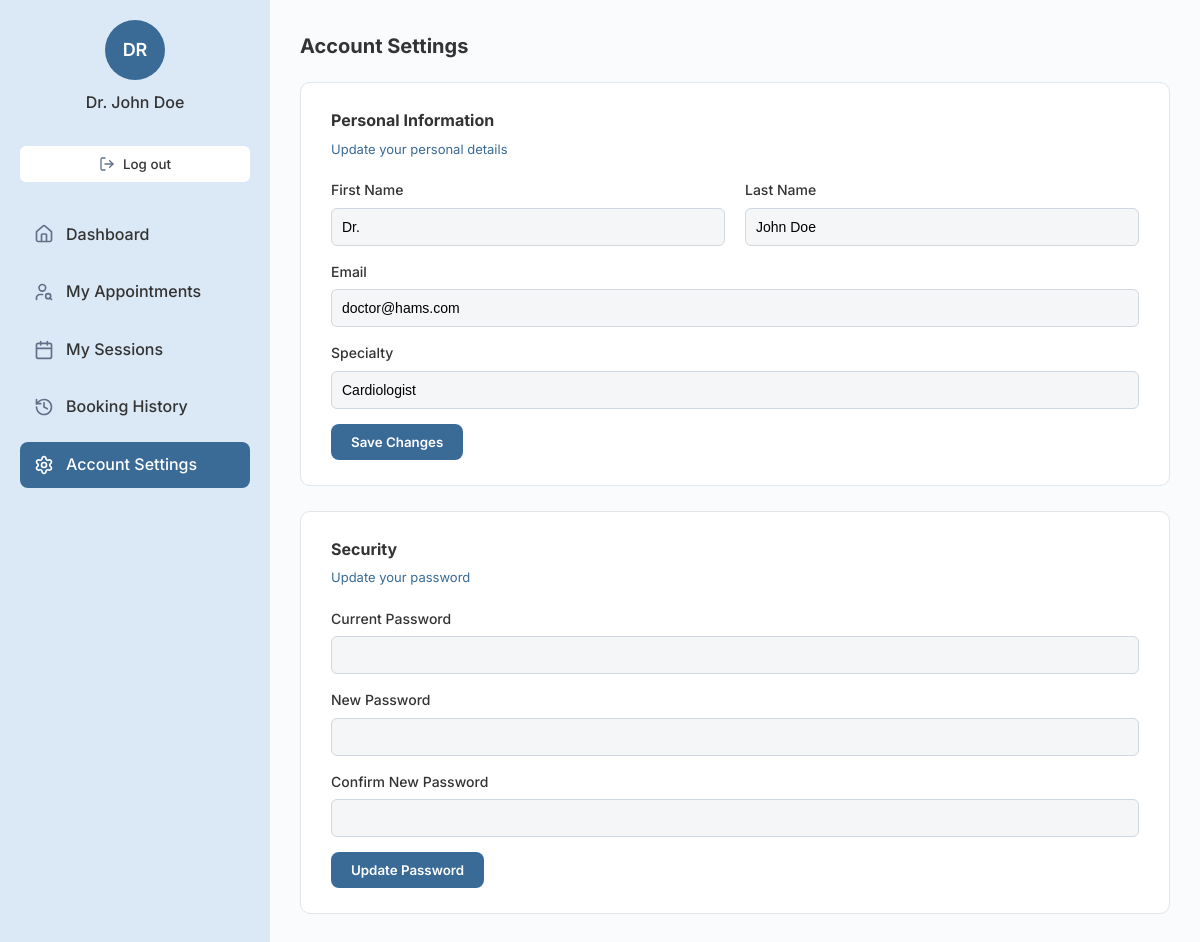
The app's page /public/doctor/doctors_settings.php (signed in) with its own data.
### tables this page shows
CREATE TABLE doctor (
  docid INT AUTO_INCREMENT PRIMARY KEY,
  name VARCHAR(100),
  email VARCHAR(255) UNIQUE,
  password VARCHAR(255),
  specialty VARCHAR(100) DEFAULT 'General Practitioner'
);

### public/doctor/doctors_settings.php (called while the page is built)
<?php
require_once __DIR__ . '/../../app/Views/doctor/doctors_settings.php';

### app/Views/doctor/doctors_settings.php (the view, shortened to what this page needs)
<?php
$doctor_name = $_SESSION['name'] ?? 'Doctor Name';
$avatar = strtoupper(substr($doctor_name, 0, 2));
?>
<!DOCTYPE html>
<html lang="en">
<head>
  <link rel="stylesheet" href="/HAMS/public/css/doctor/doctor_settings.css" />
  <link rel="stylesheet" href="/HAMS/public/css/global.css" />
  <link rel="stylesheet" href="/HAMS/public/css/sidebar.css" />
</head>
<body>
  <div class="container">
    <aside class="sidebar">
      <div class="profile">
        <div class="avatar"><?php echo htmlspecialchars($avatar); ?></div>
        <h2><?php echo htmlspecialchars($doctor_name); ?></h2>
      </div>
      <button class="logout-btn" onclick="window.location.href='/HAMS/public/actions/auth/logout.php'">
        <img src="/HAMS/public/assets/icons/patientsDashboard/logout.svg" alt="logout icon">
        Log out
      </button>
      <nav class="menu">
        <a href="./doctor_dashboard.php" class="menu-item">
          <img src="/HAMS/public/assets/icons/patientsDashboard/Home.svg" alt="home icon">
          Dashboard
        </a>
        <a href="./doctor_myAppointments.php" class="menu-item">
          <img src="/HAMS/public/assets/icons/patientsDashboard/findDoctor.svg" alt="appointments icon">
          My Appointments
        </a>
        <a href="./doctor_mySessions.php" class="menu-item">
          <img src="/HAMS/public/assets/icons/patientsDashboard/myConsultation.svg" alt="sessions icon">
          My Sessions
        </a>
        <a href="./doctor_bookingHistory.php" class="menu-item">
          <img src="/HAMS/public/assets/icons/patientsDashboard/bookingHistory.svg" alt="history icon">
          Booking History
        </a>
        <a href="./doctors_settings.php" class="menu-item active">
          <img src="/HAMS/public/assets/icons/patientsDashboard/setting.svg" alt="settings icon">
          Account Settings
        </a>
      </nav>
    </aside>
    <main class="main-content">
      <h1>Account Settings</h1>
      <?php
      require_once __DIR__ . '/../../Models/db_connect.php';
      $docid = intval($_SESSION['user_id']);
      $doc = [ 'name' => $doctor_name, 'email' => '', 'specialty' => '' ];
      if ($stmt = $conn->prepare('SELECT name, email, specialty FROM doctor WHERE docid = ? LIMIT 1')) {
        $stmt->bind_param('i', $docid);
        $stmt->execute();
        $res = $stmt->get_result();
        if ($res && $row = $res->fetch_assoc()) {
          $doc = array_merge($doc, $row);
        }
      }
    $parts = explode(' ', $doc['name'], 2);
      $first = $parts[0] ?? '';
      $last = $parts[1] ?? '';
      ?>
      <section class="settings-section">
        <h2>Personal Information</h2>
        <p class="section-subtitle">Update your personal details</p>
        <form method="post" action="/HAMS/public/actions/doctor/update_doctor_profile.php">
          <div class="form-row">
            <div class="form-group">
              <label for="first-name">First Name</label>
              <input type="text" id="first-name" name="first_name" value="<?php echo htmlspecialchars($first); ?>">
            </div>
            <div class="form-group">
              <label for="last-name">Last Name</label>
              <input type="text" id="last-name" name="last_name" value="<?php echo htmlspecialchars($last); ?>">
            </div>
          </div>
          <div class="form-group">
            <label for="email">Email</label>
            <input type="email" id="email" name="email" value="<?php echo htmlspecialchars($doc['email']); ?>">
          </div>
          <div class="form-group">
            <label for="specialty">Specialty</label>
            <input type="text" id="specialty" name="specialty" value="<?php echo htmlspecialchars($doc['specialty']); ?>">
          </div>
          <button type="submit" class="save-btn">Save Changes</button>
        </form>
      </section>
      <section class="settings-section">
        <h2>Security</h2>
        <p class="section-subtitle">Update your password</p>
        <form method="post" action="/HAMS/public/actions/doctor/update_doctor_profile.php">
          <div class="form-group">
            <label for="current-password">Current Password</label>
            <input type="password" id="current-password" name="current_password" required>
          </div>
          <div class="form-group">
            <label for="new-password">New Password</label>
            <input type="password" id="new-password" name="new_password" required>
          </div>
          <div class="form-group">
            <label for="confirm-password">Confirm New Password</label>
            <input type="password" id="confirm-password" name="confirm_password" required>
          </div>
          <button type="submit" class="save-btn">Update Password</button>
        </form>
      </section>
    </main>
  </div>
</body>
</html>

### public/css/doctor/doctor_settings.css (style rules this page uses)
.container { display: flex; height: 100vh; }
.main-content { flex: 1; margin-left: 270px; padding: 30px; height: 100vh; overflow-y: auto; background-color: #f9fbfd; box-sizing: border-box; }
.main-content h1 { font-size: 20px; color: #333; margin-bottom: 20px; }
.settings-section { background-color: #fff; border: 1px solid #e1e6eb; border-radius: 10px; padding: 25px 30px; margin-bottom: 25px; }
.settings-section h2 { font-size: 16px; color: #333; margin-bottom: 5px; }
.section-subtitle { color: #3a6b97; font-size: 13px; margin-bottom: 20px; }
.form-group { display: flex; flex-direction: column; margin-bottom: 15px; flex: 1; }
label { font-weight: 500; font-size: 14px; margin-bottom: 6px; color: #333; }
input { padding: 10px; border: 1px solid #d0d7de; border-radius: 6px; background-color: #f4f6f8; font-size: 14px; }
.form-row { display: flex; gap: 20px; }
.save-btn { background-color: #3a6b97; color: white; border: none; padding: 10px 20px; border-radius: 8px; cursor: pointer; font-weight: 600; transition: background-color 0.3s ease; }

### public/css/global.css (style rules this page uses)
* { margin: 0; padding: 0; box-sizing: border-box; scroll-behavior: smooth; }
body { font-family: "Inter", sans-serif; background-color: #ffffff; color: #1a1a1a; line-height: 1.6; }
h1, h2, h3, h4, h5, h6 { font-weight: 700; color: #1e3a8a; }
p { font-size: 16px; color: #4b5563; }
a { text-decoration: none; color: inherit; }
button { font-family: "Inter", sans-serif; cursor: pointer; border: none; outline: none; }

### public/css/sidebar.css (style rules this page uses)
.sidebar { position: fixed; top: 0; left: 0; width: 270px; height: 100vh; background-color: #dbe8f5; padding: 20px; display: flex; flex-direction: column; align-items: center; box-sizing: border-box; }
.profile { text-align: center; margin-bottom: 30px; }
.avatar { width: 60px; height: 60px; background-color: #3a6b97; color: white; border-radius: 50%; display: flex; align-items: center; justify-content: center; font-weight: 600; font-size: 18px; margin: 0 auto 10px; }
.profile h2 { font-size: 16px; font-weight: 500; color: #333; }
.logout-btn { width: 100%; background-color: white; border: none; padding: 10px; border-radius: 6px; cursor: pointer; display: flex; align-items: center; justify-content: center; gap: 8px; font-weight: 500; color: #333; transition: background-color 0.3s ease, color 0.3s ease; margin-bottom: 30px; }
.logout-btn img { width: 16px; height: 16px; transition: filter 0.3s ease; filter: invert(38%) sepia(28%) saturate(658%) hue-rotate(173deg) brightness(92%) contrast(89%); }
.menu { width: 100%; display: flex; flex-direction: column; gap: 12px; flex-grow: 1; }
.menu-item { display: flex; align-items: center; gap: 12px; padding: 10px 14px; border-radius: 8px; text-decoration: none; color: #333; font-weight: 500; transition: background-color 0.3s ease, color 0.3s ease; }
.menu-item img { width: 20px; height: 20px; transition: filter 0.3s ease; filter: invert(38%) sepia(28%) saturate(658%) hue-rotate(173deg) brightness(92%) contrast(89%); }
.menu-item.active, .menu-item:hover { background-color: #3a6b97; color: white; }
.menu-item.active img, .menu-item:hover img { filter: brightness(0) invert(1); }

### records on screen
doctor: first_name "Dr.", last_name "John Doe", email "doctor@hams.com", specialty "Cardiologist"

### other values on screen
$avatar "DR"
$doctor_name "Dr. John Doe"
